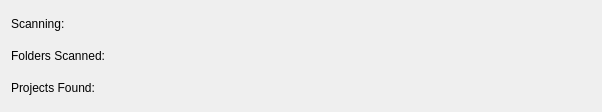
<?xml version="1.0" encoding="UTF-8"?>
<ui version="4.0">
 <class>Dialog</class>
 <widget class="QDialog" name="Dialog">
  <property name="geometry">
   <rect>
    <x>0</x>
    <y>0</y>
    <width>602</width>
    <height>112</height>
   </rect>
  </property>
  <property name="sizePolicy">
   <sizepolicy hsizetype="Fixed" vsizetype="Fixed">
    <horstretch>0</horstretch>
    <verstretch>0</verstretch>
   </sizepolicy>
  </property>
  <property name="maximumSize">
   <size>
    <width>16777215</width>
    <height>750</height>
   </size>
  </property>
  <property name="windowTitle">
   <string>Scanning</string>
  </property>
  <layout class="QVBoxLayout" name="verticalLayout">
   <item>
    <widget class="QWidget" name="widget" native="true">
     <layout class="QHBoxLayout" name="horizontalLayout">
      <property name="leftMargin">
       <number>0</number>
      </property>
      <property name="topMargin">
       <number>0</number>
      </property>
      <property name="rightMargin">
       <number>0</number>
      </property>
      <property name="bottomMargin">
       <number>0</number>
      </property>
      <item>
       <widget class="QLabel" name="label_3">
        <property name="maximumSize">
         <size>
          <width>80</width>
          <height>16777215</height>
         </size>
        </property>
        <property name="text">
         <string>Scanning: </string>
        </property>
       </widget>
      </item>
      <item>
       <widget class="QLabel" name="current">
        <property name="text">
         <string/>
        </property>
       </widget>
      </item>
     </layout>
    </widget>
   </item>
   <item>
    <widget class="QWidget" name="widget_2" native="true">
     <layout class="QHBoxLayout" name="horizontalLayout_2">
      <property name="leftMargin">
       <number>0</number>
      </property>
      <property name="topMargin">
       <number>0</number>
      </property>
      <property name="rightMargin">
       <number>0</number>
      </property>
      <property name="bottomMargin">
       <number>0</number>
      </property>
      <item>
       <widget class="QLabel" name="label_5">
        <property name="maximumSize">
         <size>
          <width>120</width>
          <height>16777215</height>
         </size>
        </property>
        <property name="text">
         <string>Folders Scanned: </string>
        </property>
       </widget>
      </item>
      <item>
       <widget class="QLabel" name="scanned">
        <property name="text">
         <string/>
        </property>
       </widget>
      </item>
     </layout>
    </widget>
   </item>
   <item>
    <widget class="QWidget" name="widget_3" native="true">
     <layout class="QHBoxLayout" name="horizontalLayout_3">
      <property name="leftMargin">
       <number>0</number>
      </property>
      <property name="topMargin">
       <number>0</number>
      </property>
      <property name="rightMargin">
       <number>0</number>
      </property>
      <property name="bottomMargin">
       <number>0</number>
      </property>
      <item>
       <widget class="QLabel" name="label_4">
        <property name="maximumSize">
         <size>
          <width>120</width>
          <height>16777215</height>
         </size>
        </property>
        <property name="text">
         <string>Projects Found:</string>
        </property>
       </widget>
      </item>
      <item>
       <widget class="QLabel" name="found">
        <property name="text">
         <string/>
        </property>
       </widget>
      </item>
     </layout>
    </widget>
   </item>
  </layout>
 </widget>
 <resources/>
 <connections/>
</ui>
